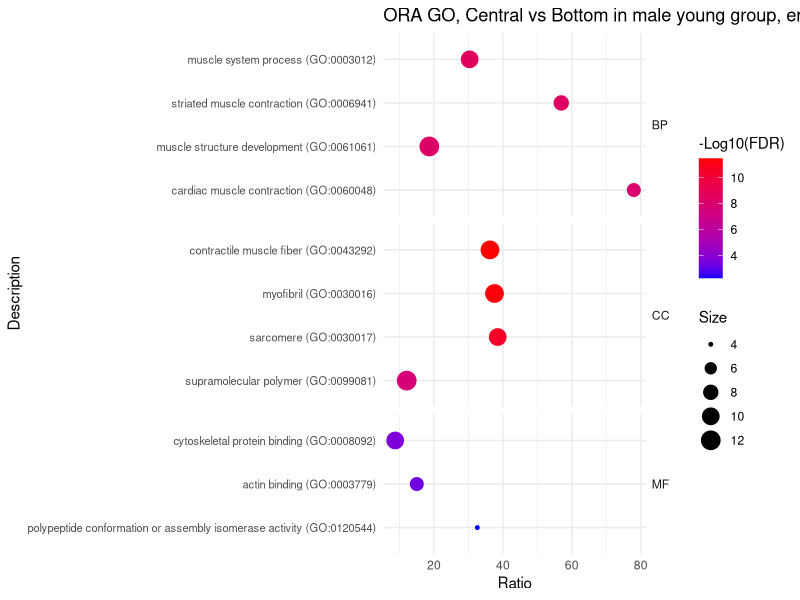
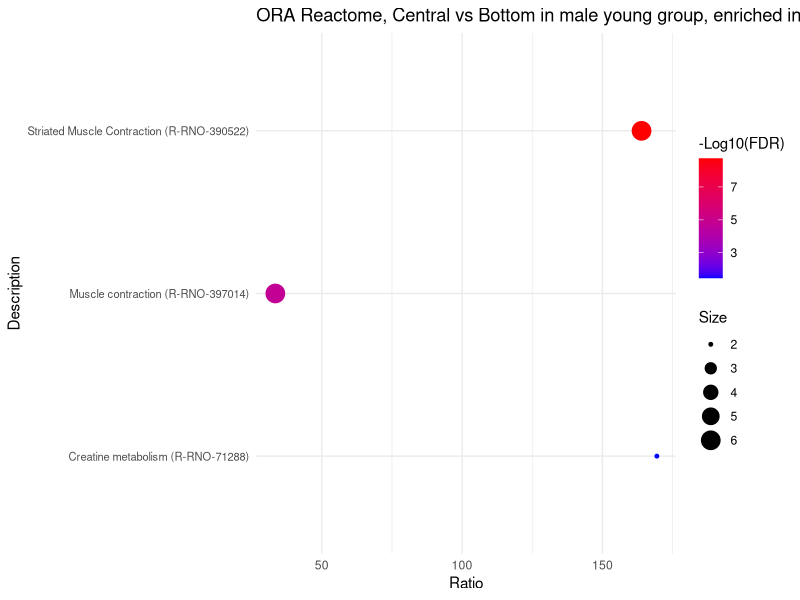
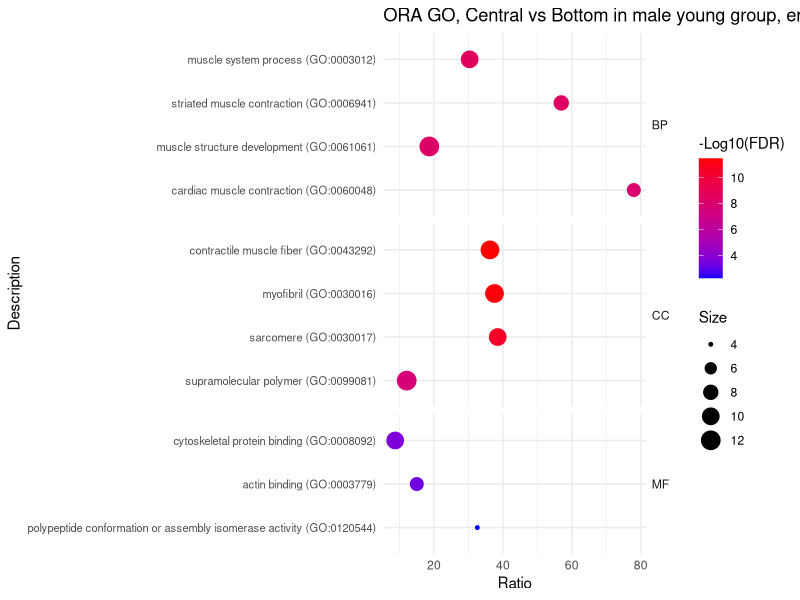
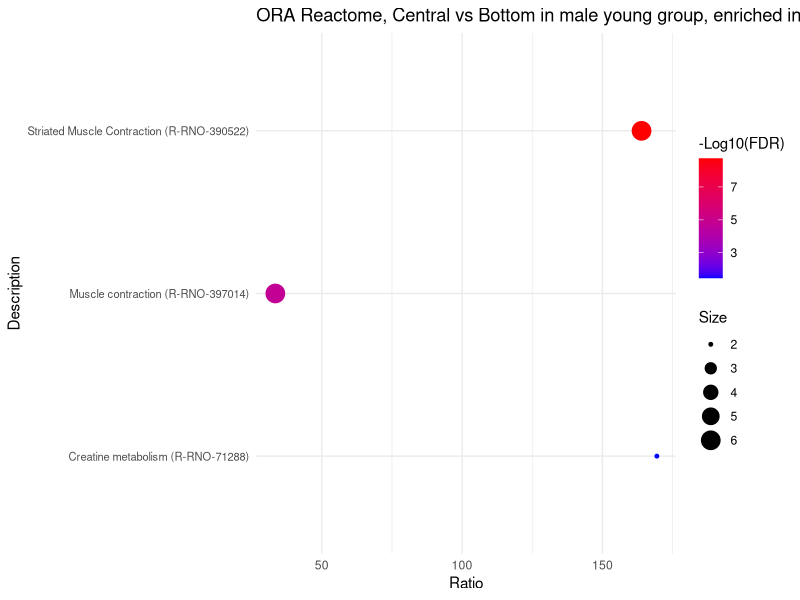

Reproduce these figures in R, in order.
# =============================================================================
# Script 7 (ORA region vs region): ORA dot plots, Central vs Bottom,
#   male young (peripubertal) rats (multiple-factor model)
# =============================================================================
#
# Purpose:
#   Plot selected over-representation analysis (ORA) results for the proteins
#   higher in the central region than in the bottom region within male
#   young rats. This script only draws figures; the ORA was run in PANTHER
#   (Overrepresentation Test, Fisher's exact test, FDR correction; reference
#   list: all Rattus norvegicus genes).
#
# ORA input (not stored in this folder):
#   28 UniProt IDs = Script_6 region DEPs (Bottom - Central, male young:
#   FDR < 0.05, estimate < 0 and |log2 FC| > log2(1.5)), i.e. higher in
#   Central. They were submitted to PANTHER; the complete PANTHER output is
#   not kept here, only the selected terms below.
#
# Input (in this folder):
#   - Central_vs_Bottom_Male_Young_ORA_selected.xlsx
#       Selected significant terms; sheets used: "GO" (BP / CC / MF terms with
#       a GO column for faceting) and "Reactome". Columns: Description,
#       REFLIST, Size, Expect, over/under, Ratio (fold enrichment), P value,
#       FDR, Log10(FDR).
#       Note: the "Log10(FDR)" column contains -log10(FDR) (positive; larger =
#       more significant); the legends are labelled "-Log10(FDR)".
#
# Outputs (written to this folder):
#   - Central vs Bottom in male young group summary ORA.pdf
#       2 pages: GO dot plot (faceted by BP / CC / MF), Reactome dot plot.
#   - ORA plot.RData
#       Workspace with the plot objects p1, p2.
#
# Plot layout: x = Ratio (fold enrichment), y = term, point color =
#   -log10(FDR), point size = Size (input proteins in the term). Terms are
#   sorted by -log10(FDR), so the most significant one is at the top.
#
# Run in RStudio: setwd() below requires an interactive RStudio session.
# =============================================================================

# Set the working directory to this script's folder (RStudio only).
setwd(dirname(rstudioapi::getSourceEditorContext()$path))

# Load required packages.
# readxl: read_excel(); dplyr: arrange() / group_by() / mutate();
# ggplot2: dot plots.
library(readxl)
library(dplyr)
library(ggplot2)

## ORA example ----------------------------------------------------------------
# GO terms enriched in proteins higher in central than bottom, male young (n = 28 input proteins).

up <- read_excel("Central_vs_Bottom_Male_Young_ORA_selected.xlsx", sheet = "GO")

up <- up %>%
  group_by(GO) %>%
  arrange(`Log10(FDR)`, .by_group = TRUE) %>%
  ungroup() %>%
  mutate(Description = factor(Description, levels = unique(Description)))

# Create the plot
p1 <- ggplot(up, aes(x = Ratio, y = Description, color = `Log10(FDR)`, size = Size)) +
  geom_point() + 
  scale_colour_gradient(low = "blue", high = "red",
                        space = "Lab", na.value = "grey50", guide = "colourbar",
                        aesthetics = "colour") +
  ggtitle("ORA GO, Central vs Bottom in male young group, enriched in the central group") +
  # Facet by GO category (BP / CC / MF) to create separate clusters
  facet_grid(GO ~ ., scales = "free_y", space = "free_y") +
  labs(colour = "-Log10(FDR)") + # Legend title (column holds -log10(FDR))
  theme_minimal() +
  theme(axis.text.y = element_text(size = 8), # Adjust text size for readability
        strip.text.y = element_text(angle = 0, hjust = 0)) # Keep facet labels horizontal

print(p1)


## reactome -------
## up in central -------

up <- read_excel("Central_vs_Bottom_Male_Young_ORA_selected.xlsx", sheet = "Reactome")

# Sort terms by increasing -log10(FDR); ggplot draws the last factor level at
# the top, so the most significant term appears at the top of the plot.
up <- up %>%
  arrange((abs(`Log10(FDR)`))) %>%
  mutate(Description = factor(Description, levels = unique(Description)))

# Create the plot
p2 <- ggplot(up, aes(x = Ratio, y = Description, color = `Log10(FDR)`, size = Size)) +
  geom_point() +
  scale_colour_gradient(low = "blue", high = "red",
                        space = "Lab", na.value = "grey50", guide = "colourbar",
                        aesthetics = "colour") +
  ggtitle("ORA Reactome, Central vs Bottom in male young group, enriched in the central group") +
  labs(colour = "-Log10(FDR)") + # Legend title (column holds -log10(FDR))
  theme_minimal() +
  theme(axis.text.y = element_text(size = 8)) # Adjust text size for readability

# Print the plot
print(p2)


pdf("Central vs Bottom in male young group summary ORA.pdf", width = 11, height = 8.5)
print(p1)
print(p2)
dev.off()


# Save the current workspace (plot objects p1, p2).
save.image("ORA plot.RData")
